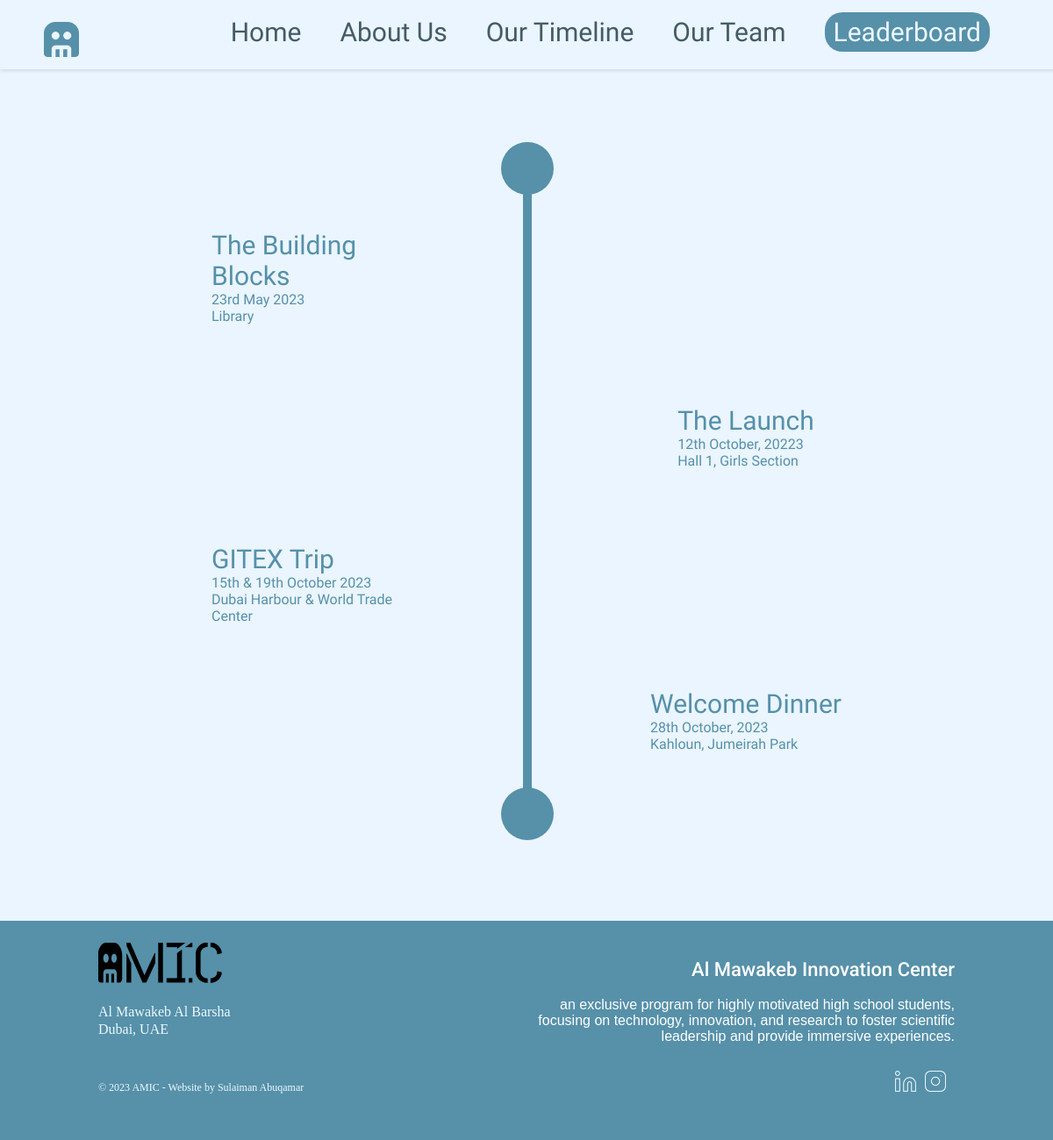
Page /Timeline/ on the earlier database version.
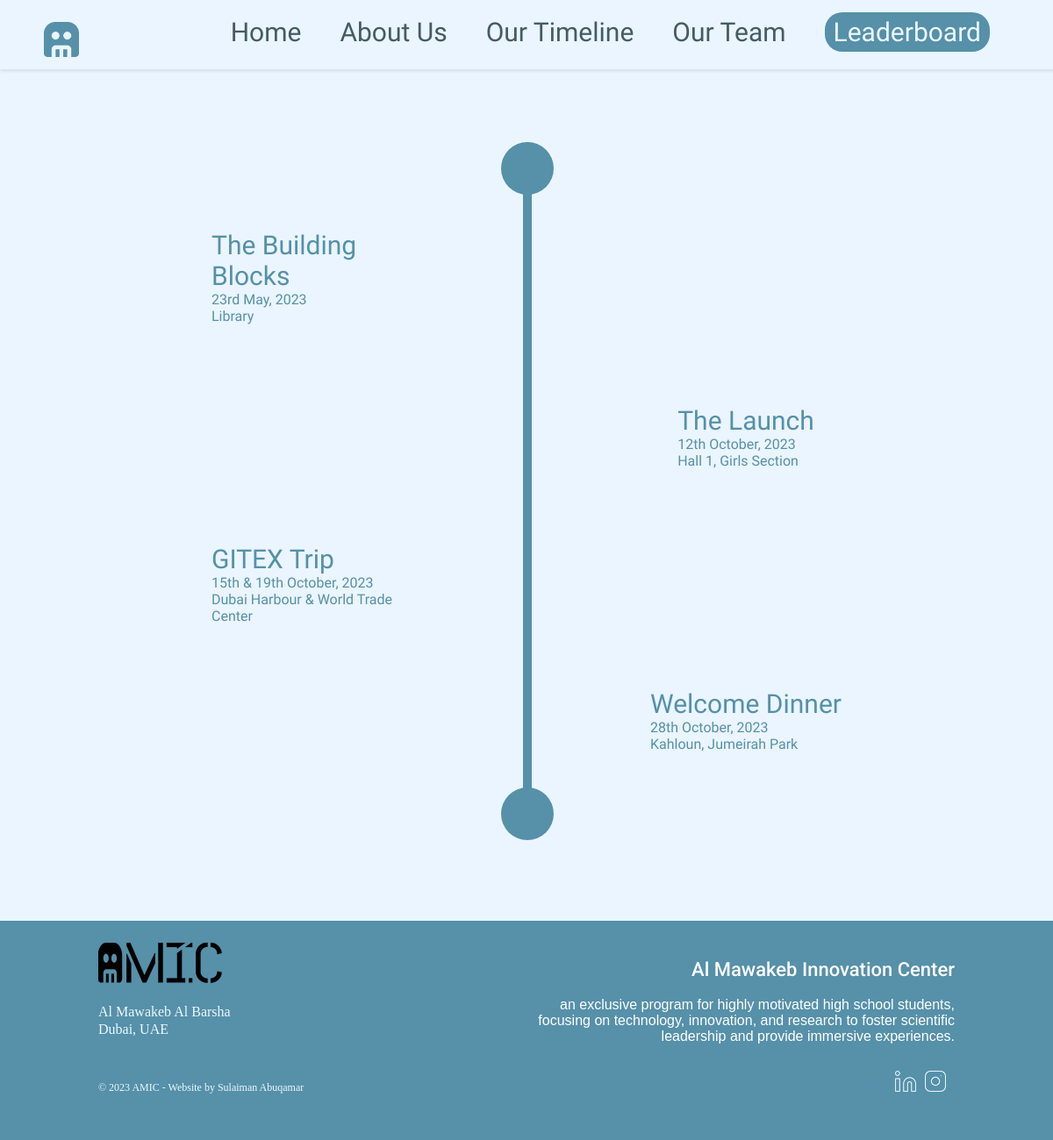
Same page on the later database version.
### website/models.py (models this page shows)
class Timeline(models.Model):
    timeline_id = models.AutoField(primary_key=True)
    activity_name = models.CharField(max_length=100)
    activity = models.TextField()
    date = models.CharField(max_length=100)
    location = models.CharField(max_length=100)

### website/views.py (the view)
# urls.py: path("Timeline/", views.timelineDetail, name="timeline"),
def timelineDetail(request):
    timeline_data = Timeline.objects.all()
    context = {'timeline_data': timeline_data}
    return render(request, 'Timeline.html', context)

### templates/Timeline.html (shortened to what this page needs)
{% load static %}
<!DOCTYPE html>
<html lang="en">
   <head>
      <link rel="stylesheet" href="{% static 'CSS/Common.css' %}">
      <link rel="stylesheet" href="{% static 'CSS/Timeline.css' %}">
   </head>
   <body>
    <div class="header">
        <a href="{% url 'home' %}">
           <img class="headerlogo" src="{% static '../media/images/Logo.png' %}" alt="AMIC Logo">
        </a>
        <div class="headercontainer">
           <div style="margin-top: 15px; margin-right: 60px;">
              <a class="headertext" href="{% url 'home' %}">Home</a>
              <a class="headertext" href="{% url 'about' %}">About Us</a>
              <a class="headertext" href="{% url 'timeline' %}">Our Timeline</a>
              <a class="headertext" href="{% url 'team' %}">Our Team</a>
              <div class="joinus">
                 <a class="joinustext" href="{% url 'leaderboard' %}">Leaderboard</a>
              </div>
           </div>
        </div>
      </div>
      <br><br><br>
<div class="fill">
    <div class="left">
        {% for entry in timeline_data %}
        {% if not entry.timeline_id|divisibleby:2 %}
        <a href="{% url 'timeline_detail' timeline_id=entry.timeline_id %}">
        <div class="leftevent">
            <div class="details hover-div">
                <div class="eventname">{{ entry.activity_name }}</div>
                <div class="eventdate">{{ entry.date }}</div>
                <div class="eventdate">{{ entry.location }}</div>
            </div>
        </div>
    </a>
        {% endif %}
        {% endfor %}
    </div>
    <div class="middle">
        <div class="circle"></div>
        <div class="line"></div>
        <div class="circle"></div>
    </div>
    <div class="right">
        {% for entry in timeline_data %}
        {% if entry.timeline_id|divisibleby:2 %}
        <a href="{% url 'timeline_detail' timeline_id=entry.timeline_id %}">
        <div class="rightevent">
            <div class="details hover-div">
                <div class="eventname">{{ entry.activity_name }}</div>
                <div class="eventdate">{{ entry.date }}</div>
                <div class="eventdate">{{ entry.location }}</div>
            </div>
        </div>
    </a>
        {% endif %}
        {% endfor %}
    </div>
</div>
</body>
<div class="footer">
    <div class="about">
        <img class="logo" src="{% static '../media/images/AMIC_logo.png' %}" alt="AMIC Logo">
        <br><br>
        <p class="location">Al Mawakeb Al Barsha</p>
        <p class="location">Dubai, UAE</p>
        <br><br>
        <p class="copyright">© 2023 AMIC - Website by Sulaiman Abuqamar</p>
    </div>
    <div class="about">
        <h2 class="footertitle">Al Mawakeb Innovation Center</h2>
        <p class="footerabout">an exclusive program for highly motivated high school students, focusing on technology, innovation, and research to foster scientific leadership and provide immersive experiences.</p>
        <div class="social">
            <a href="https://www.linkedin.com/in/al-mawakeb-innovation-center-19b900296/" target="_blank">
                <img class="icon" src="{% static '../media/images/linkedin.png' %}" alt="Linkedin">
            </a>
            <a href="https://www.instagram.com/amic.amsi" target="_blank">
                <img class="icon" src="{% static '../media/images/instagram.png' %}" alt="Instagram">
            </a>
        </div>
    </div>
</div>
</html>

Differences in the rows shown:
changed Timeline "The Building Blocks": date "23rd May 2023" → "23rd May, 2023"
changed Timeline "GITEX Trip": date "15th & 19th October 2023" → "15th & 19th October, 2023"
changed Timeline "The Launch": date "12th October, 20223" → "12th October, 2023"
